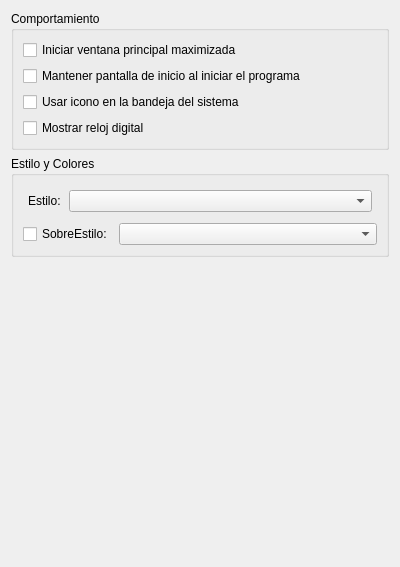
<?xml version="1.0" encoding="UTF-8"?>
<ui version="4.0">
 <class>FPrefGeneralBase</class>
 <widget class="QWidget" name="FPrefGeneralBase">
  <property name="geometry">
   <rect>
    <x>0</x>
    <y>0</y>
    <width>400</width>
    <height>567</height>
   </rect>
  </property>
  <property name="windowTitle">
   <string>Form</string>
  </property>
  <layout class="QVBoxLayout" name="verticalLayout_3">
   <item>
    <widget class="QGroupBox" name="groupBox">
     <property name="title">
      <string>Comportamiento</string>
     </property>
     <layout class="QVBoxLayout">
      <item>
       <widget class="QCheckBox" name="ChBMaximizado">
        <property name="toolTip">
         <string>&lt;html&gt;&lt;head&gt;&lt;meta name=&quot;qrichtext&quot; content=&quot;1&quot; /&gt;&lt;style type=&quot;text/css&quot;&gt;
p, li { white-space: pre-wrap; }
&lt;/style&gt;&lt;/head&gt;&lt;body style=&quot; font-family:'Sans Serif'; font-size:9pt; font-weight:400; font-style:normal;&quot;&gt;
&lt;p style=&quot; margin-top:0px; margin-bottom:0px; margin-left:0px; margin-right:0px; -qt-block-indent:0; text-indent:0px;&quot;&gt;Inicia maximizada la aplicacion.&lt;/p&gt;&lt;/body&gt;&lt;/html&gt;</string>
        </property>
        <property name="whatsThis">
         <string>&lt;html&gt;&lt;head&gt;&lt;meta name=&quot;qrichtext&quot; content=&quot;1&quot; /&gt;&lt;style type=&quot;text/css&quot;&gt;
p, li { white-space: pre-wrap; }
&lt;/style&gt;&lt;/head&gt;&lt;body style=&quot; font-family:'Sans Serif'; font-size:9pt; font-weight:400; font-style:normal;&quot;&gt;
&lt;p style=&quot; margin-top:0px; margin-bottom:0px; margin-left:0px; margin-right:0px; -qt-block-indent:0; text-indent:0px;&quot;&gt;Inicia la aplicacion cada vez con la ventana maximizada, ocupando todo el escritorio.&lt;/p&gt;&lt;/body&gt;&lt;/html&gt;</string>
        </property>
        <property name="text">
         <string>Iniciar ventana principal maximizada</string>
        </property>
       </widget>
      </item>
      <item>
       <widget class="QCheckBox" name="ChBSplash">
        <property name="enabled">
         <bool>true</bool>
        </property>
        <property name="text">
         <string>Mantener pantalla de inicio al iniciar el programa</string>
        </property>
       </widget>
      </item>
      <item>
       <widget class="QCheckBox" name="ChBIconoBandeja">
        <property name="enabled">
         <bool>true</bool>
        </property>
        <property name="text">
         <string>Usar icono en la bandeja del sistema</string>
        </property>
       </widget>
      </item>
      <item>
       <widget class="QCheckBox" name="CkBReloj">
        <property name="text">
         <string>Mostrar reloj digital</string>
        </property>
       </widget>
      </item>
     </layout>
    </widget>
   </item>
   <item>
    <widget class="QGroupBox" name="groupBox_2">
     <property name="title">
      <string>Estilo y Colores</string>
     </property>
     <layout class="QVBoxLayout" name="verticalLayout">
      <item>
       <layout class="QHBoxLayout">
        <property name="spacing">
         <number>8</number>
        </property>
        <property name="margin">
         <number>5</number>
        </property>
        <item>
         <widget class="QLabel" name="label">
          <property name="text">
           <string>Estilo:</string>
          </property>
         </widget>
        </item>
        <item>
         <widget class="QComboBox" name="CBEstilo">
          <property name="sizePolicy">
           <sizepolicy hsizetype="MinimumExpanding" vsizetype="Fixed">
            <horstretch>0</horstretch>
            <verstretch>0</verstretch>
           </sizepolicy>
          </property>
          <property name="toolTip">
           <string>&lt;html&gt;&lt;head&gt;&lt;meta name=&quot;qrichtext&quot; content=&quot;1&quot; /&gt;&lt;style type=&quot;text/css&quot;&gt;
p, li { white-space: pre-wrap; }
&lt;/style&gt;&lt;/head&gt;&lt;body style=&quot; font-family:'Sans Serif'; font-size:9pt; font-weight:400; font-style:normal;&quot;&gt;
&lt;p style=&quot; margin-top:0px; margin-bottom:0px; margin-left:0px; margin-right:0px; -qt-block-indent:0; text-indent:0px;&quot;&gt;Cambia el estilo visual.&lt;/p&gt;&lt;/body&gt;&lt;/html&gt;</string>
          </property>
          <property name="whatsThis">
           <string>&lt;html&gt;&lt;head&gt;&lt;meta name=&quot;qrichtext&quot; content=&quot;1&quot; /&gt;&lt;style type=&quot;text/css&quot;&gt;
p, li { white-space: pre-wrap; }
&lt;/style&gt;&lt;/head&gt;&lt;body style=&quot; font-family:'Sans Serif'; font-size:9pt; font-weight:400; font-style:normal;&quot;&gt;
&lt;p style=&quot; margin-top:0px; margin-bottom:0px; margin-left:0px; margin-right:0px; -qt-block-indent:0; text-indent:0px;&quot;&gt;Permite permutar entre los distintos estilos disponibles para la aplicacion. Para ello, elija uno de la lista desplegable y presione el boton &quot;Aplicar&quot;.&lt;/p&gt;&lt;/body&gt;&lt;/html&gt;</string>
          </property>
         </widget>
        </item>
       </layout>
      </item>
      <item>
       <layout class="QHBoxLayout" name="horizontalLayout">
        <item>
         <widget class="QCheckBox" name="CkBSobreEstilo">
          <property name="text">
           <string>SobreEstilo:</string>
          </property>
         </widget>
        </item>
        <item>
         <widget class="QComboBox" name="CBSobreEstilo">
          <property name="sizePolicy">
           <sizepolicy hsizetype="MinimumExpanding" vsizetype="Fixed">
            <horstretch>0</horstretch>
            <verstretch>0</verstretch>
           </sizepolicy>
          </property>
         </widget>
        </item>
       </layout>
      </item>
     </layout>
    </widget>
   </item>
   <item>
    <spacer name="verticalSpacer">
     <property name="orientation">
      <enum>Qt::Vertical</enum>
     </property>
     <property name="sizeHint" stdset="0">
      <size>
       <width>20</width>
       <height>40</height>
      </size>
     </property>
    </spacer>
   </item>
  </layout>
 </widget>
 <resources/>
 <connections>
  <connection>
   <sender>CkBSobreEstilo</sender>
   <signal>toggled(bool)</signal>
   <receiver>CBSobreEstilo</receiver>
   <slot>setEnabled(bool)</slot>
   <hints>
    <hint type="sourcelabel">
     <x>79</x>
     <y>430</y>
    </hint>
    <hint type="destinationlabel">
     <x>137</x>
     <y>430</y>
    </hint>
   </hints>
  </connection>
 </connections>
</ui>
